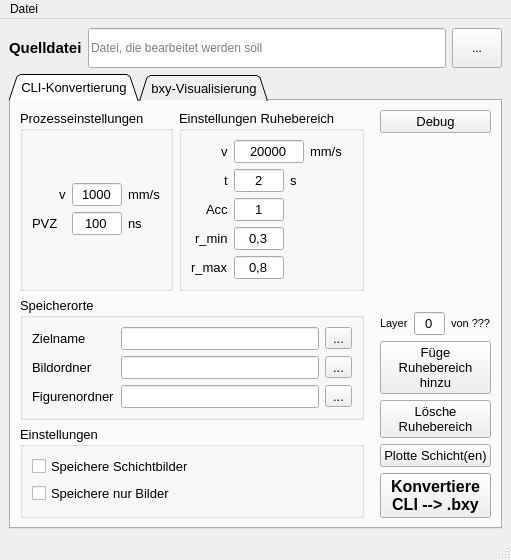
<?xml version="1.0" encoding="UTF-8"?>
<ui version="4.0">
 <class>MainWindow</class>
 <widget class="QMainWindow" name="MainWindow">
  <property name="geometry">
   <rect>
    <x>0</x>
    <y>0</y>
    <width>504</width>
    <height>543</height>
   </rect>
  </property>
  <property name="windowTitle">
   <string>Figurhandling</string>
  </property>
  <widget class="QWidget" name="centralwidget">
   <layout class="QVBoxLayout" name="verticalLayout">
    <item>
     <layout class="QHBoxLayout" name="horizontalLayout">
      <item>
       <widget class="QLabel" name="label">
        <property name="font">
         <font>
          <pointsize>11</pointsize>
          <weight>75</weight>
          <bold>true</bold>
         </font>
        </property>
        <property name="frameShape">
         <enum>QFrame::NoFrame</enum>
        </property>
        <property name="frameShadow">
         <enum>QFrame::Plain</enum>
        </property>
        <property name="midLineWidth">
         <number>0</number>
        </property>
        <property name="text">
         <string>Quelldatei</string>
        </property>
       </widget>
      </item>
      <item>
       <widget class="QLineEdit" name="txt_infile">
        <property name="minimumSize">
         <size>
          <width>0</width>
          <height>40</height>
         </size>
        </property>
        <property name="text">
         <string/>
        </property>
        <property name="frame">
         <bool>true</bool>
        </property>
        <property name="alignment">
         <set>Qt::AlignLeading|Qt::AlignLeft|Qt::AlignVCenter</set>
        </property>
        <property name="dragEnabled">
         <bool>true</bool>
        </property>
        <property name="placeholderText">
         <string>Datei, die bearbeitet werden soll</string>
        </property>
        <property name="clearButtonEnabled">
         <bool>false</bool>
        </property>
       </widget>
      </item>
      <item>
       <widget class="QToolButton" name="but_open">
        <property name="minimumSize">
         <size>
          <width>50</width>
          <height>40</height>
         </size>
        </property>
        <property name="text">
         <string>...</string>
        </property>
       </widget>
      </item>
     </layout>
    </item>
    <item>
     <widget class="QTabWidget" name="tabs">
      <property name="enabled">
       <bool>true</bool>
      </property>
      <property name="minimumSize">
       <size>
        <width>0</width>
        <height>0</height>
       </size>
      </property>
      <property name="maximumSize">
       <size>
        <width>782</width>
        <height>10000</height>
       </size>
      </property>
      <property name="font">
       <font>
        <pointsize>10</pointsize>
       </font>
      </property>
      <property name="tabPosition">
       <enum>QTabWidget::North</enum>
      </property>
      <property name="tabShape">
       <enum>QTabWidget::Triangular</enum>
      </property>
      <property name="currentIndex">
       <number>0</number>
      </property>
      <property name="elideMode">
       <enum>Qt::ElideNone</enum>
      </property>
      <property name="usesScrollButtons">
       <bool>true</bool>
      </property>
      <property name="documentMode">
       <bool>false</bool>
      </property>
      <property name="tabsClosable">
       <bool>false</bool>
      </property>
      <property name="movable">
       <bool>false</bool>
      </property>
      <property name="tabBarAutoHide">
       <bool>false</bool>
      </property>
      <widget class="QWidget" name="cli">
       <attribute name="title">
        <string>CLI-Konvertierung</string>
       </attribute>
       <layout class="QVBoxLayout" name="verticalLayout_3">
        <item>
         <layout class="QGridLayout" name="gridLayout_2">
          <item row="0" column="1">
           <spacer name="horizontalSpacer">
            <property name="orientation">
             <enum>Qt::Horizontal</enum>
            </property>
            <property name="sizeType">
             <enum>QSizePolicy::MinimumExpanding</enum>
            </property>
            <property name="sizeHint" stdset="0">
             <size>
              <width>10</width>
              <height>10</height>
             </size>
            </property>
           </spacer>
          </item>
          <item row="0" column="2">
           <layout class="QGridLayout" name="gridLayout">
            <item row="5" column="0">
             <widget class="QPushButton" name="but_plot">
              <property name="maximumSize">
               <size>
                <width>150</width>
                <height>16777215</height>
               </size>
              </property>
              <property name="text">
               <string>Plotte Schicht(en)</string>
              </property>
             </widget>
            </item>
            <item row="3" column="0">
             <widget class="QPushButton" name="but_rast">
              <property name="maximumSize">
               <size>
                <width>150</width>
                <height>16777215</height>
               </size>
              </property>
              <property name="focusPolicy">
               <enum>Qt::TabFocus</enum>
              </property>
              <property name="text">
               <string>Füge
Ruhebereich
hinzu</string>
              </property>
             </widget>
            </item>
            <item row="6" column="0">
             <widget class="QPushButton" name="but_convert_cli">
              <property name="maximumSize">
               <size>
                <width>150</width>
                <height>16777215</height>
               </size>
              </property>
              <property name="font">
               <font>
                <pointsize>12</pointsize>
                <weight>75</weight>
                <bold>true</bold>
               </font>
              </property>
              <property name="text">
               <string>Konvertiere
CLI --&gt; .bxy</string>
              </property>
             </widget>
            </item>
            <item row="4" column="0">
             <widget class="QPushButton" name="but_clear_rast">
              <property name="text">
               <string>Lösche
Ruhebereich</string>
              </property>
             </widget>
            </item>
            <item row="2" column="0">
             <layout class="QHBoxLayout" name="horizontalLayout_4">
              <property name="sizeConstraint">
               <enum>QLayout::SetMinimumSize</enum>
              </property>
              <item alignment="Qt::AlignRight">
               <widget class="QLabel" name="label_2">
                <property name="font">
                 <font>
                  <pointsize>8</pointsize>
                 </font>
                </property>
                <property name="text">
                 <string>Layer</string>
                </property>
               </widget>
              </item>
              <item>
               <widget class="QLineEdit" name="txt_layer">
                <property name="maximumSize">
                 <size>
                  <width>40</width>
                  <height>16777215</height>
                 </size>
                </property>
                <property name="text">
                 <string>0</string>
                </property>
                <property name="alignment">
                 <set>Qt::AlignCenter</set>
                </property>
               </widget>
              </item>
              <item>
               <widget class="QLabel" name="txt_lab_layer">
                <property name="font">
                 <font>
                  <pointsize>8</pointsize>
                 </font>
                </property>
                <property name="text">
                 <string>von ???</string>
                </property>
               </widget>
              </item>
             </layout>
            </item>
            <item row="1" column="0">
             <spacer name="verticalSpacer">
              <property name="orientation">
               <enum>Qt::Vertical</enum>
              </property>
              <property name="sizeHint" stdset="0">
               <size>
                <width>20</width>
                <height>40</height>
               </size>
              </property>
             </spacer>
            </item>
            <item row="0" column="0">
             <widget class="QPushButton" name="but_debug">
              <property name="text">
               <string>Debug</string>
              </property>
             </widget>
            </item>
           </layout>
          </item>
          <item row="0" column="0">
           <layout class="QVBoxLayout" name="verticalLayout_2">
            <property name="sizeConstraint">
             <enum>QLayout::SetMaximumSize</enum>
            </property>
            <property name="rightMargin">
             <number>0</number>
            </property>
            <item>
             <layout class="QHBoxLayout" name="horizontalLayout_7">
              <item>
               <widget class="QGroupBox" name="groupBox">
                <property name="title">
                 <string>Prozesseinstellungen</string>
                </property>
                <layout class="QVBoxLayout" name="verticalLayout_4">
                 <item>
                  <layout class="QGridLayout" name="gridLayout_5">
                   <item row="0" column="0" alignment="Qt::AlignRight">
                    <widget class="QLabel" name="label_6">
                     <property name="text">
                      <string>v</string>
                     </property>
                    </widget>
                   </item>
                   <item row="1" column="2">
                    <widget class="QLabel" name="label_11">
                     <property name="text">
                      <string>ns</string>
                     </property>
                    </widget>
                   </item>
                   <item row="0" column="2">
                    <widget class="QLabel" name="label_7">
                     <property name="text">
                      <string>mm/s</string>
                     </property>
                    </widget>
                   </item>
                   <item row="1" column="0">
                    <widget class="QLabel" name="label_10">
                     <property name="text">
                      <string>PVZ</string>
                     </property>
                    </widget>
                   </item>
                   <item row="1" column="1">
                    <widget class="QLineEdit" name="txt_pvz">
                     <property name="maximumSize">
                      <size>
                       <width>50</width>
                       <height>16777215</height>
                      </size>
                     </property>
                     <property name="text">
                      <string>100</string>
                     </property>
                     <property name="alignment">
                      <set>Qt::AlignCenter</set>
                     </property>
                    </widget>
                   </item>
                   <item row="0" column="1">
                    <widget class="QLineEdit" name="txt_v">
                     <property name="maximumSize">
                      <size>
                       <width>50</width>
                       <height>16777215</height>
                      </size>
                     </property>
                     <property name="text">
                      <string>1000</string>
                     </property>
                     <property name="alignment">
                      <set>Qt::AlignCenter</set>
                     </property>
                    </widget>
                   </item>
                  </layout>
                 </item>
                </layout>
               </widget>
              </item>
              <item>
               <widget class="QGroupBox" name="groupBox_4">
                <property name="title">
                 <string>Einstellungen Ruhebereich</string>
                </property>
                <layout class="QHBoxLayout" name="horizontalLayout_9">
                 <item>
                  <layout class="QGridLayout" name="gridLayout_6">
                   <item row="3" column="0" alignment="Qt::AlignRight">
                    <widget class="QLabel" name="label_17">
                     <property name="text">
                      <string>r_min</string>
                     </property>
                    </widget>
                   </item>
                   <item row="0" column="0" alignment="Qt::AlignRight">
                    <widget class="QLabel" name="label_12">
                     <property name="text">
                      <string>v</string>
                     </property>
                    </widget>
                   </item>
                   <item row="4" column="0" alignment="Qt::AlignRight">
                    <widget class="QLabel" name="label_15">
                     <property name="text">
                      <string>r_max</string>
                     </property>
                    </widget>
                   </item>
                   <item row="2" column="0" alignment="Qt::AlignRight">
                    <widget class="QLabel" name="label_16">
                     <property name="text">
                      <string>Acc</string>
                     </property>
                    </widget>
                   </item>
                   <item row="1" column="0" alignment="Qt::AlignRight">
                    <widget class="QLabel" name="label_18">
                     <property name="text">
                      <string>t</string>
                     </property>
                    </widget>
                   </item>
                   <item row="1" column="1">
                    <layout class="QHBoxLayout" name="horizontalLayout_8">
                     <property name="rightMargin">
                      <number>10</number>
                     </property>
                     <item>
                      <widget class="QLineEdit" name="txt_t_rast">
                       <property name="maximumSize">
                        <size>
                         <width>50</width>
                         <height>16777215</height>
                        </size>
                       </property>
                       <property name="layoutDirection">
                        <enum>Qt::LeftToRight</enum>
                       </property>
                       <property name="text">
                        <string>2</string>
                       </property>
                       <property name="alignment">
                        <set>Qt::AlignCenter</set>
                       </property>
                      </widget>
                     </item>
                     <item>
                      <widget class="QLabel" name="label_14">
                       <property name="text">
                        <string>s</string>
                       </property>
                      </widget>
                     </item>
                    </layout>
                   </item>
                   <item row="2" column="1">
                    <widget class="QLineEdit" name="txt_accuracy">
                     <property name="maximumSize">
                      <size>
                       <width>50</width>
                       <height>16777215</height>
                      </size>
                     </property>
                     <property name="text">
                      <string>1</string>
                     </property>
                     <property name="alignment">
                      <set>Qt::AlignCenter</set>
                     </property>
                    </widget>
                   </item>
                   <item row="3" column="1">
                    <widget class="QLineEdit" name="txt_r_min">
                     <property name="maximumSize">
                      <size>
                       <width>50</width>
                       <height>16777215</height>
                      </size>
                     </property>
                     <property name="text">
                      <string>0,3</string>
                     </property>
                     <property name="alignment">
                      <set>Qt::AlignCenter</set>
                     </property>
                    </widget>
                   </item>
                   <item row="4" column="1">
                    <widget class="QLineEdit" name="txt_r_max">
                     <property name="maximumSize">
                      <size>
                       <width>50</width>
                       <height>16777215</height>
                      </size>
                     </property>
                     <property name="text">
                      <string>0,8</string>
                     </property>
                     <property name="alignment">
                      <set>Qt::AlignCenter</set>
                     </property>
                    </widget>
                   </item>
                   <item row="0" column="1">
                    <layout class="QHBoxLayout" name="horizontalLayout_10">
                     <item>
                      <widget class="QLineEdit" name="txt_v_rast">
                       <property name="maximumSize">
                        <size>
                         <width>70</width>
                         <height>16777215</height>
                        </size>
                       </property>
                       <property name="text">
                        <string>20000</string>
                       </property>
                       <property name="alignment">
                        <set>Qt::AlignCenter</set>
                       </property>
                      </widget>
                     </item>
                     <item>
                      <widget class="QLabel" name="label_13">
                       <property name="text">
                        <string>mm/s</string>
                       </property>
                      </widget>
                     </item>
                    </layout>
                   </item>
                  </layout>
                 </item>
                </layout>
               </widget>
              </item>
             </layout>
            </item>
            <item>
             <widget class="QGroupBox" name="groupBox_2">
              <property name="title">
               <string>Speicherorte</string>
              </property>
              <layout class="QHBoxLayout" name="horizontalLayout_5">
               <item>
                <layout class="QGridLayout" name="gridLayout_3">
                 <item row="1" column="1">
                  <widget class="QLineEdit" name="txt_save_plot_folder"/>
                 </item>
                 <item row="3" column="1">
                  <widget class="QLineEdit" name="txt_save_vec_folder"/>
                 </item>
                 <item row="1" column="0">
                  <widget class="QLabel" name="label_3">
                   <property name="text">
                    <string>Bildordner</string>
                   </property>
                  </widget>
                 </item>
                 <item row="3" column="0">
                  <widget class="QLabel" name="label_4">
                   <property name="text">
                    <string>Figurenordner</string>
                   </property>
                  </widget>
                 </item>
                 <item row="3" column="2">
                  <widget class="QToolButton" name="but_save_vec_folder">
                   <property name="text">
                    <string>...</string>
                   </property>
                  </widget>
                 </item>
                 <item row="1" column="2">
                  <widget class="QToolButton" name="but_save_plot_folder">
                   <property name="text">
                    <string>...</string>
                   </property>
                  </widget>
                 </item>
                 <item row="0" column="0">
                  <widget class="QLabel" name="label_5">
                   <property name="text">
                    <string>Zielname</string>
                   </property>
                  </widget>
                 </item>
                 <item row="0" column="1">
                  <widget class="QLineEdit" name="txt_outname"/>
                 </item>
                 <item row="0" column="2">
                  <widget class="QToolButton" name="but_outname">
                   <property name="text">
                    <string>...</string>
                   </property>
                  </widget>
                 </item>
                </layout>
               </item>
              </layout>
             </widget>
            </item>
            <item>
             <widget class="QGroupBox" name="groupBox_3">
              <property name="title">
               <string>Einstellungen</string>
              </property>
              <layout class="QHBoxLayout" name="horizontalLayout_6">
               <item>
                <layout class="QGridLayout" name="gridLayout_4">
                 <item row="0" column="0">
                  <widget class="QCheckBox" name="cb_save_figures">
                   <property name="text">
                    <string>Speichere Schichtbilder</string>
                   </property>
                  </widget>
                 </item>
                 <item row="1" column="0">
                  <widget class="QCheckBox" name="cb_save_only_plot">
                   <property name="text">
                    <string>Speichere nur Bilder</string>
                   </property>
                  </widget>
                 </item>
                </layout>
               </item>
              </layout>
             </widget>
            </item>
           </layout>
          </item>
         </layout>
        </item>
       </layout>
      </widget>
      <widget class="QWidget" name="bxy">
       <attribute name="title">
        <string>bxy-Visualisierung</string>
       </attribute>
       <layout class="QHBoxLayout" name="horizontalLayout_3">
        <item>
         <layout class="QHBoxLayout" name="horizontalLayout_2">
          <item>
           <widget class="QPushButton" name="but_conv_bxy">
            <property name="font">
             <font>
              <pointsize>12</pointsize>
              <weight>75</weight>
              <bold>true</bold>
             </font>
            </property>
            <property name="text">
             <string>Zeige Strahllaufweg</string>
            </property>
           </widget>
          </item>
         </layout>
        </item>
       </layout>
      </widget>
     </widget>
    </item>
   </layout>
  </widget>
  <widget class="QMenuBar" name="menubar">
   <property name="geometry">
    <rect>
     <x>0</x>
     <y>0</y>
     <width>504</width>
     <height>21</height>
    </rect>
   </property>
   <widget class="QMenu" name="menuDatei">
    <property name="title">
     <string>Datei</string>
    </property>
    <addaction name="action_ffnen"/>
    <addaction name="separator"/>
    <addaction name="actionLade_Einstellungen"/>
    <addaction name="actionSpeichere_Einstellungen"/>
    <addaction name="separator"/>
    <addaction name="actionSchlie_en"/>
   </widget>
   <addaction name="menuDatei"/>
  </widget>
  <widget class="QStatusBar" name="statusbar"/>
  <action name="action_ffnen">
   <property name="text">
    <string>Öffnen</string>
   </property>
   <property name="shortcut">
    <string>Ctrl+O</string>
   </property>
  </action>
  <action name="actionSchlie_en">
   <property name="text">
    <string>Schließen</string>
   </property>
   <property name="shortcut">
    <string>Ctrl+Q</string>
   </property>
  </action>
  <action name="actionLade_Einstellungen">
   <property name="text">
    <string>Lade Einstellungen</string>
   </property>
   <property name="shortcut">
    <string>Ctrl+L</string>
   </property>
  </action>
  <action name="actionSpeichere_Einstellungen">
   <property name="text">
    <string>Speichere Einstellungen</string>
   </property>
   <property name="shortcut">
    <string>Ctrl+S</string>
   </property>
  </action>
 </widget>
 <tabstops>
  <tabstop>txt_infile</tabstop>
  <tabstop>but_open</tabstop>
  <tabstop>tabs</tabstop>
  <tabstop>txt_v</tabstop>
  <tabstop>txt_pvz</tabstop>
  <tabstop>txt_v_rast</tabstop>
  <tabstop>txt_t_rast</tabstop>
  <tabstop>txt_accuracy</tabstop>
  <tabstop>txt_r_min</tabstop>
  <tabstop>txt_r_max</tabstop>
  <tabstop>txt_outname</tabstop>
  <tabstop>but_outname</tabstop>
  <tabstop>txt_save_plot_folder</tabstop>
  <tabstop>but_save_plot_folder</tabstop>
  <tabstop>txt_save_vec_folder</tabstop>
  <tabstop>but_save_vec_folder</tabstop>
  <tabstop>cb_save_figures</tabstop>
  <tabstop>cb_save_only_plot</tabstop>
  <tabstop>txt_layer</tabstop>
  <tabstop>but_rast</tabstop>
  <tabstop>but_clear_rast</tabstop>
  <tabstop>but_plot</tabstop>
  <tabstop>but_convert_cli</tabstop>
  <tabstop>but_debug</tabstop>
  <tabstop>but_conv_bxy</tabstop>
 </tabstops>
 <resources/>
 <connections>
  <connection>
   <sender>actionSchlie_en</sender>
   <signal>triggered()</signal>
   <receiver>MainWindow</receiver>
   <slot>close()</slot>
   <hints>
    <hint type="sourcelabel">
     <x>-1</x>
     <y>-1</y>
    </hint>
    <hint type="destinationlabel">
     <x>251</x>
     <y>258</y>
    </hint>
   </hints>
  </connection>
 </connections>
</ui>
